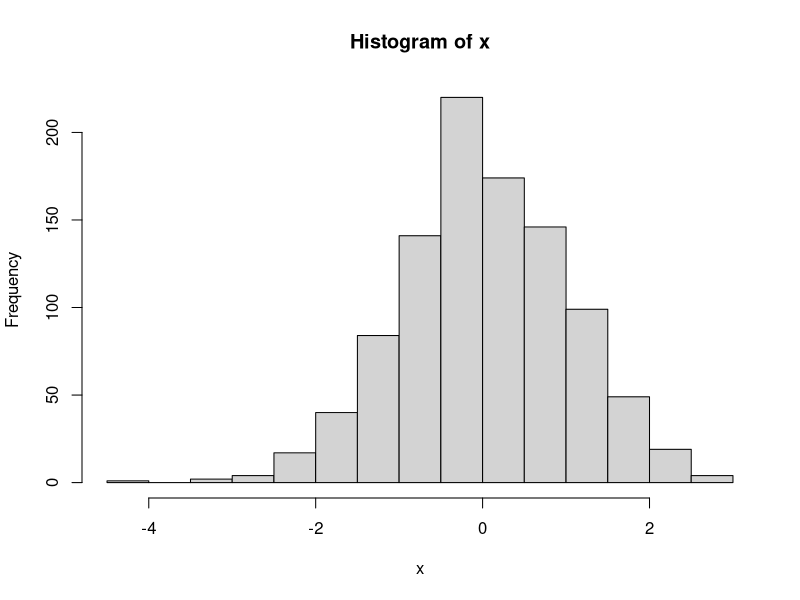

Source code (R):
## ---- chunk 1
knitr::opts_chunk$set(echo = TRUE)
## ---- chunk 2
x <- rnorm(1000)
hist(x)
## ---- chunk 3
var1 <- 5+1
print(var1)
## ---- chunk 4
a <- 4
b <- 8
a+b
a*b
a/b
## ---- chunk 5
for (i in 1:10){
  cat("iteración número", i, "\n")
}
## ---- chunk 6
a <- 6
b <- 5
if (a>b){
  print("Hola Mundo")
}

## ---- chunk 7
funciondelauxALCUADRADO <- function(a){
  c = a**a
  return(c)
}
funciondelauxALCUADRADO(2)
## ---- chunk 8
set.seed(27)
y = 11:20
mi_df <- data.frame(x = 1:10,
                    y,
                    w = sample(c("Grupo 1", "Grupo 2"), 10, replace = TRUE))

head(mi_df, 4) # imprime las primeras 4 filas del dataframe
## ---- chunk 9
#agregamos una columna z
mi_df$z<-3:12
head(mi_df, 4)
#seleccionamos una casilla
print(mi_df[2,1])
#Devuelve una lista
print(mi_df["x"])
#devuelve un vector
print(mi_df$x)
#devuelve un df filtrado
subset(mi_df, w=="Grupo 2")

## ---- chunk 10

#definir Dataframe con columnas x1, x2 y e

## ---- chunk 11
# definir b0, b1 y b2
# definir df$y <- b0 + b1*df$x1 + b2*df$x2 + df$e
## ---- chunk 12
# myreg <- lm()
#summary(myreg)
## ---- chunk 13
# definir dataframe con columnas x1, x2 y e 
# definir df$y = b0 + b1*df$x1 + b2*df$x2 + df$e
# myreg <- lm()
#summary(myreg)
